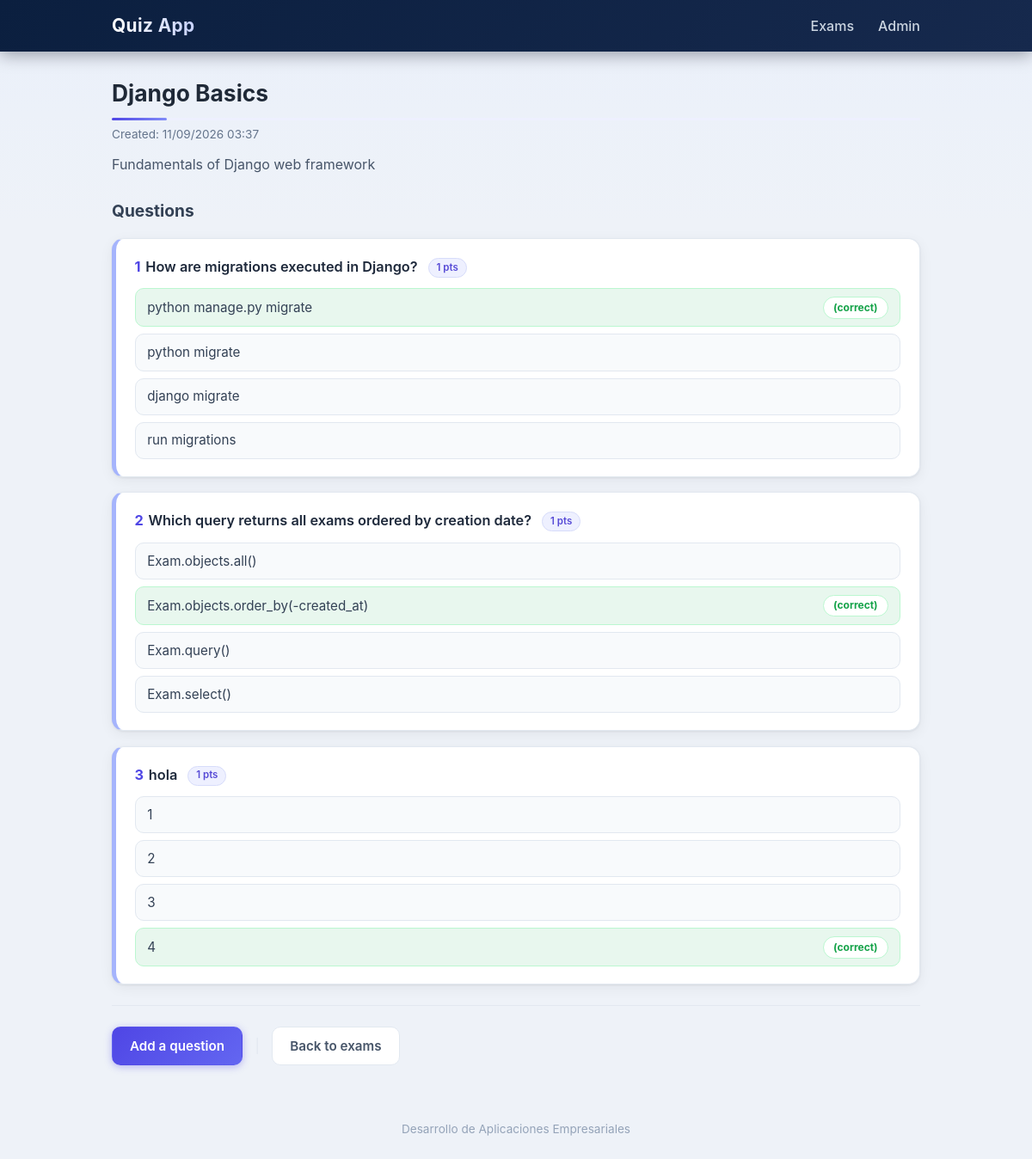
The page /quiz/exams/1/ (signed in) on the database its author committed.
### quiz/models.py (models this page shows, shortened)
class Exam(models.Model):
    title = models.CharField(max_length=200)
    description = models.TextField(blank=True)
    created_at = models.DateTimeField(auto_now_add=True)
    class Meta:
        ordering = ['-created_at']
        verbose_name = 'exam'
        verbose_name_plural = 'exams'

class Question(models.Model):
    exam = models.ForeignKey(Exam, on_delete=models.CASCADE, related_name='questions')
    text = models.TextField()
    score = models.IntegerField(default=1, help_text='Points awarded for a correct answer')
    class Meta:
        ordering = ['id']
        verbose_name = 'question'
        verbose_name_plural = 'questions'

class Choice(models.Model):
    question = models.ForeignKey(Question, on_delete=models.CASCADE, related_name='choices')
    text = models.CharField(max_length=300)
    is_correct = models.BooleanField(default=False)
    class Meta:
        ordering = ['id']
        verbose_name = 'choice'
        verbose_name_plural = 'choices'

### quiz/views.py (the view)
# urls.py: path('exams/<int:pk>/', views.ExamDetailView.as_view(), name='exam_detail'),
class ExamDetailView(DetailView):
    model = Exam
    template_name = 'quiz/exam_detail.html'
    context_object_name = 'exam'
    def get_queryset(self):
        return Exam.objects.prefetch_related('questions__choices')

### quiz/templates/quiz/exam_detail.html (shortened to what this page needs)
{% extends "quiz/base.html" %}
{% block content %}
    <h2>{{ exam.title }}</h2>
    <p class="date-meta">Created: {{ exam.created_at|date:"d/m/Y H:i" }}</p>
    {% if exam.description %}
        <p class="exam-desc">{{ exam.description }}</p>
    {% endif %}
    <h3>Questions</h3>
    {% if exam.questions.all %}
        <div class="question-list">
            {% for question in exam.questions.all %}
                <article class="card question-card">
                    <h4 class="question-text">
                        <span class="question-number">{{ forloop.counter }}</span>{{ question.text }}
                        <span class="score-badge">{{ question.score }} pts</span>
                    </h4>
                    <ul class="choice-list">
                        {% for choice in question.choices.all %}
                            <li class="choice-item{% if request.user.is_staff and choice.is_correct %} is-correct{% endif %}">
                                <span class="choice-text">{{ choice.text }}</span>
                                {% if request.user.is_staff and choice.is_correct %}
                                    <span class="correct-badge">(correct)</span>
                                {% endif %}
                            </li>
                        {% endfor %}
                    </ul>
                </article>
            {% endfor %}
        </div>
    {% else %}
        <p class="empty-state">This exam has no questions yet.</p>
    {% endif %}
    <hr style="border: 0; border-top: 1px solid #e2e8f0; margin: 1.5rem 0;">
    <p class="actions">
        <a class="btn btn-primary" href="{% url 'quiz:question_create' exam.pk %}">Add a question</a>
        <span class="divider">|</span>
        <a class="btn btn-secondary" href="{% url 'quiz:exam_list' %}">Back to exams</a>
    </p>
{% endblock %}

### quiz/templates/quiz/base.html (style rules this page uses)
:root { --bg: #eef2f8; --surface: #ffffff; --surface-muted: #f8fafc; --border: #e2e8f0; --text: #1f2937; --muted: #64748b; --primary: #4f46e5; --primary-dark: #4338ca; --primary-soft: #eef0ff; --success: #16a34a; --success-soft: #e8f7ee; --danger: #dc2626; --header-1: #0b1f3f; --header-2: #16294d; --radius: 14px; --shadow: 0 1px 3px rgba(15, 23, 42, 0.08), 0 4px 16px rgba(15, 23, 42, 0.06); --shadow-hover: 0 6px 18px rgba(15, 23, 42, 0.14), 0 12px 40px rgba(15, 23, 42, 0.10); }
* { margin: 0; padding: 0; box-sizing: border-box; }
html { -webkit-text-size-adjust: 100%; }
body { font-family: -apple-system, BlinkMacSystemFont, "Segoe UI", Roboto, "Helvetica Neue", Arial, sans-serif; background: linear-gradient(180deg, #eaf0fa 0%, var(--bg) 260px); background-attachment: fixed; color: var(--text); line-height: 1.55; min-height: 100vh; display: flex; flex-direction: column; }
a { color: var(--primary); text-decoration: none; transition: color 0.15s ease; }
h2 { font-size: 1.65rem; font-weight: 700; margin-bottom: 0.35rem; padding-bottom: 0.5rem; border-bottom: 3px solid var(--primary-soft); position: relative; }
h2::after { content: ""; position: absolute; left: 0; bottom: -3px; width: 64px; height: 3px; border-radius: 3px; background: linear-gradient(90deg, var(--primary), #818cf8); }
h3 { font-size: 1.2rem; font-weight: 700; color: #334155; margin: 1.75rem 0 1rem; }
.date-meta { color: var(--muted); font-size: 0.85rem; margin-bottom: 0.75rem; }
.exam-desc { color: #475569; margin-bottom: 0.5rem; white-space: pre-line; }
.card { background: var(--surface); border: 1px solid var(--border); border-radius: var(--radius); box-shadow: var(--shadow); }
.question-list { display: grid; gap: 1.1rem; }
.question-card { padding: 1.25rem 1.35rem; border-left: 5px solid #a5b4fc; }
.question-text { font-size: 1.02rem; font-weight: 600; color: #1e293b; margin-bottom: 0.4rem; }
.question-number { color: var(--primary); font-weight: 700; margin-right: 0.35rem; }
.score-badge { display: inline-block; margin-left: 0.5rem; font-size: 0.72rem; font-weight: 600; color: #574bd6; background: var(--primary-soft); border: 1px solid #d7dcfa; border-radius: 999px; padding: 0.1rem 0.55rem; vertical-align: middle; }
.choice-list { list-style: none; display: grid; gap: 0.5rem; margin-top: 0.75rem; }
.choice-item { display: flex; align-items: center; justify-content: space-between; gap: 0.75rem; background: var(--surface-muted); border: 1px solid var(--border); border-radius: 10px; padding: 0.55rem 0.85rem; font-size: 0.95rem; color: #334155; transition: background 0.15s ease, border-color 0.15s ease; }
.choice-item.is-correct { background: var(--success-soft); border-color: #bbf7d0; }
.correct-badge { flex-shrink: 0; font-size: 0.75rem; font-weight: 700; color: var(--success); background: #ffffff; border: 1px solid #bbf7d0; border-radius: 999px; padding: 0.15rem 0.7rem; }
.btn { display: inline-block; font: inherit; font-weight: 600; font-size: 0.95rem; text-decoration: none; border: 1px solid transparent; border-radius: 10px; padding: 0.6rem 1.25rem; cursor: pointer; transition: background 0.18s ease, color 0.18s ease, box-shadow 0.18s ease, transform 0.18s ease; }
.btn-primary { background: linear-gradient(135deg, var(--primary), #6366f1); color: #ffffff; box-shadow: 0 2px 8px rgba(79, 70, 229, 0.35); }
.btn-secondary { background: #ffffff; color: #475569; border-color: var(--border); }
.actions { display: flex; align-items: center; flex-wrap: wrap; gap: 0.9rem; margin-top: 1.5rem; }
.actions .divider { color: var(--border); }

### rows shown on the page
Exam: title "Django Basics", created_at "11/09/2026 03:37", description "Fundamentals of Django web framework"
Question: text "How are migrations executed in Django?", score "1"
Choice: text "python manage.py migrate", is_correct "(correct)"
Choice: text "python migrate"
Choice: text "django migrate"
Choice: text "run migrations"
Question: text "Which query returns all exams ordered by creation date?", score "1"
Choice: text "Exam.objects.all()"
Choice: text "Exam.objects.order_by(-created_at)", is_correct "(correct)"
Choice: text "Exam.query()"
Choice: text "Exam.select()"
Question: text "hola", score "1"
Choice: text "1"
Choice: text "2"
Choice: text "3"
Choice: text "4", is_correct "(correct)"
